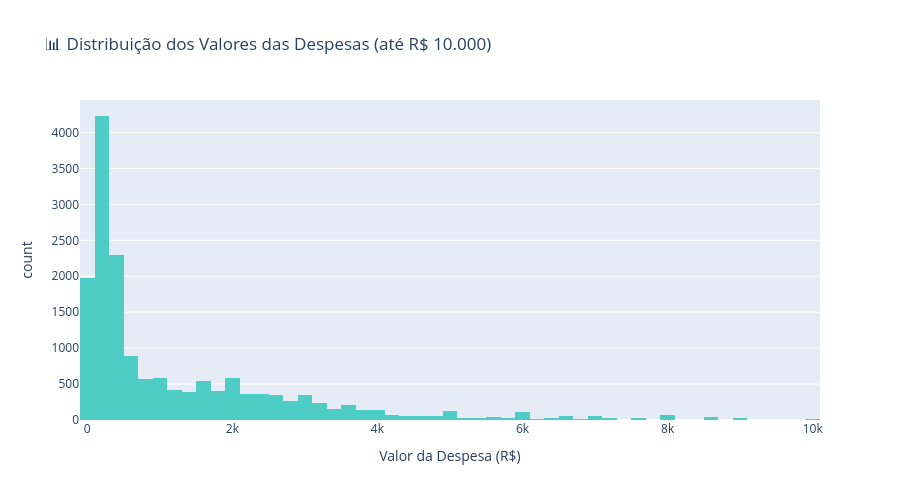

This figure's notebook cell:
### Code cell
# HISTOGRAMA - Distribuição de valores
fig = px.histogram(df[df['VALOR'] < 10000],  # Filtrar valores muito altos para melhor visualização
                   x='VALOR',
                   nbins=50,
                   title='📊 Distribuição dos Valores das Despesas (até R$ 10.000)',
                   labels={'VALOR': 'Valor da Despesa (R$)', 'count': 'Quantidade'},
                   color_discrete_sequence=['#4ECDC4'])

fig.update_layout(height=500)
fig.show()

print("\n💡 A maioria das despesas está concentrada em valores menores!")

### Figure 1 — Plotly figure (JSON) as saved in the notebook; plotly's stock layout.template omitted (floating-point values rounded to 4 significant figures; data arrays with more than 128 entries replaced by an {"elided": "..."} marker saying what was removed)
{"data": [{"alignmentgroup": "True", "bingroup": "x", "hovertemplate": "Valor da Despesa (R$)=%{x}<br>count=%{y}<extra></extra>", "legendgroup": "", "marker": {"color": "#4ECDC4", "pattern": {"shape": ""}}, "name": "", "nbinsx": 50, "offsetgroup": "", "orientation": "v", "showlegend": false, "type": "histogram", "x": {"elided": "16413 float values"}, "xaxis": "x", "yaxis": "y"}], "layout": {"barmode": "relative", "height": 500, "legend": {"tracegroupgap": 0}, "title": {"text": "📊 Distribuição dos Valores das Despesas (até R$ 10.000)"}, "xaxis": {"anchor": "y", "domain": [0, 1], "title": {"text": "Valor da Despesa (R$)"}}, "yaxis": {"anchor": "x", "domain": [0, 1], "title": {"text": "count"}}}}
